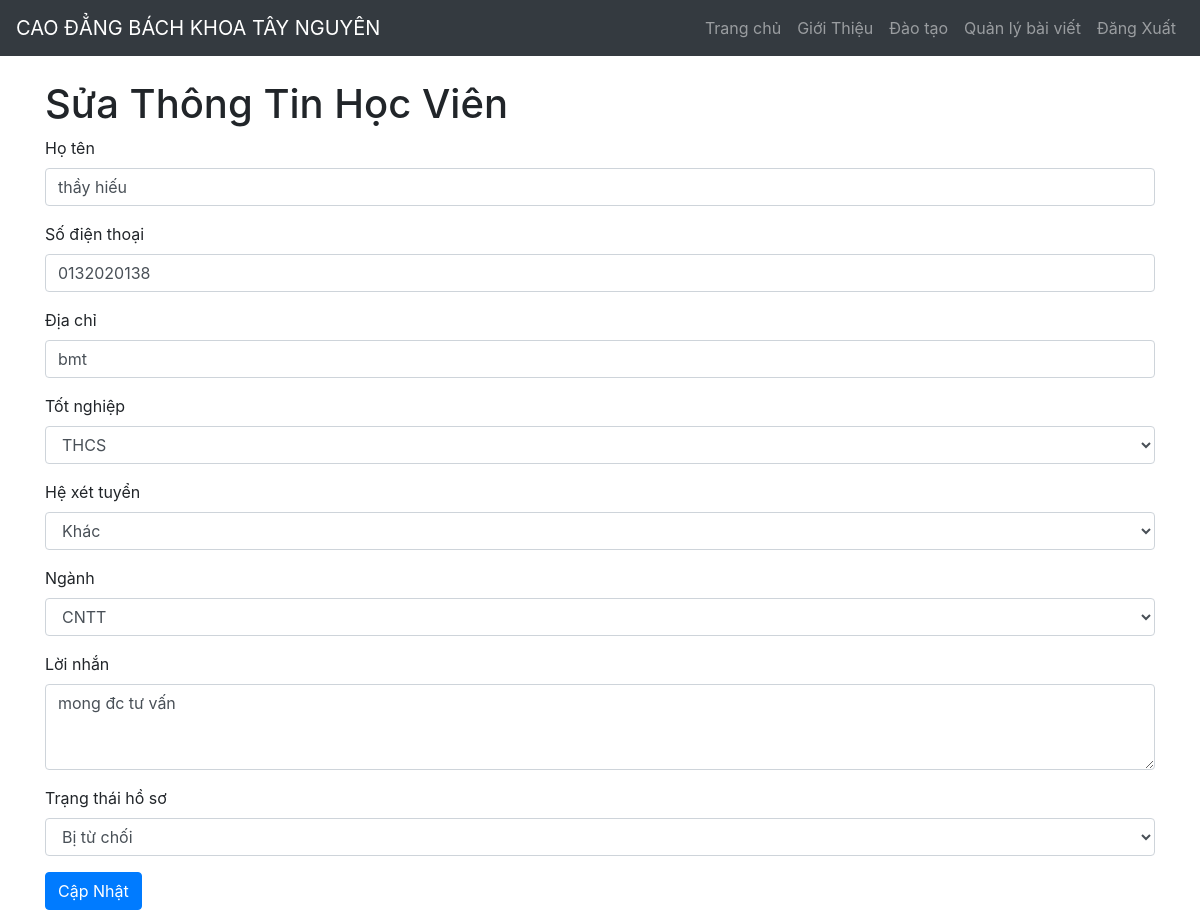
The app's page /edit.php?id=50 with its own data.
### tables this page shows
CREATE TABLE `students` (
  `id` int(11) NOT NULL,
  `full_name` varchar(100) NOT NULL,
  `phone` varchar(10) NOT NULL,
  `address` varchar(255) NOT NULL,
  `graduation_status` enum('THCS','THPT','Nghề') NOT NULL,
  `admission_type` enum('Trung Cấp','Cao Đẳng','Khác') NOT NULL,
  `major` enum('CNTT','Dược','Thú Y') NOT NULL,
  `message` text DEFAULT NULL,
  `created_at` timestamp NOT NULL DEFAULT current_timestamp(),
  `status` enum('Đang chờ xử lý','Đã phê duyệt','Bị từ chối') DEFAULT 'Đang chờ xử lý'
);

### edit.php (the view, shortened to what this page needs)
<?php
require 'db.php';
$majors = ['CNTT', 'Dược', 'Thú y'];
$admission_types = ['Trung Cấp', 'Cao Đẳng', 'Khác'];
$graduation_statuses = ['THCS', 'THPT', 'Nghề'];
if ($_SERVER['REQUEST_METHOD'] != 'POST') {
    $id = $_GET['id'];
    $sql = "SELECT * FROM students WHERE id=$id";
    $result = $conn->query($sql);
    $row = $result->fetch_assoc();
}
?>
<!DOCTYPE html>
<html lang="vi">
<head>
    <link rel="stylesheet" href="https://stackpath.bootstrapcdn.com/bootstrap/4.5.2/css/bootstrap.min.css">
</head>
<body>
    <nav class="navbar navbar-expand-lg navbar-dark bg-dark">
        <a class="navbar-brand" href="index.php">CAO ĐẲNG BÁCH KHOA TÂY NGUYÊN</a>
        <div class="collapse navbar-collapse" id="navbarNav">
            <ul class="navbar-nav ml-auto">
            <li class="nav-item">
                        <a class="nav-link" href="login.html">Trang chủ</a>
                        </li>
                    <li class="nav-item">
                        <a class="nav-link" href="#">Giới Thiệu</a>
                    </li>
                    <li class="nav-item">
                        <a class="nav-link" href="#">Đào tạo </a>
                    </li>
                    <li class="nav-item">
                        <a class="nav-link" href="#">Quản lý bài viết</a>
                    </li>
                    <a class="nav-link" href="logout.php">Đăng Xuất</a>
            </ul>
        </div>
    </nav>
    <div class="container mt-4">
        <h1>Sửa Thông Tin Học Viên</h1>
        <?php if ($_SERVER['REQUEST_METHOD'] != 'POST'): ?>
        <form action="edit.php" method="post">
            <div class="form-group">
                <label for="full_name">Họ tên</label>
                <input type="text" id="full_name" name="full_name" class="form-control" value="<?php echo htmlspecialchars($row['full_name'] ?? ''); ?>" required>
            </div>
            <div class="form-group">
                <label for="phone">Số điện thoại</label>
                <input type="text" id="phone" name="phone" class="form-control" value="<?php echo htmlspecialchars($row['phone'] ?? ''); ?>" required>
            </div>
            <div class="form-group">
                <label for="address">Địa chỉ</label>
                <input type="text" id="address" name="address" class="form-control" value="<?php echo htmlspecialchars($row['address'] ?? ''); ?>" required>
            </div>
            <div class="form-group">
                <label for="graduation_status">Tốt nghiệp</label>
                <select id="graduation_status" name="graduation_status" class="form-control" required>
                    <?php foreach ($graduation_statuses as $status): ?>
                        <option value="<?php echo htmlspecialchars($status); ?>" <?php if (($row['graduation_status'] ?? '') == $status) echo 'selected'; ?>>
                            <?php echo htmlspecialchars($status); ?>
                        </option>
                    <?php endforeach; ?>
                </select>
            </div>
            <div class="form-group">
                <label for="admission_type">Hệ xét tuyển</label>
                <select id="admission_type" name="admission_type" class="form-control" required>
                    <?php foreach ($admission_types as $type): ?>
                        <option value="<?php echo htmlspecialchars($type); ?>" <?php if (($row['admission_type'] ?? '') == $type) echo 'selected'; ?>>
                            <?php echo htmlspecialchars($type); ?>
                        </option>
                    <?php endforeach; ?>
                </select>
            </div>
            <div class="form-group">
                <label for="major">Ngành</label>
                <select id="major" name="major" class="form-control" required>
                    <?php foreach ($majors as $major_option): ?>
                        <option value="<?php echo htmlspecialchars($major_option); ?>" <?php if (($row['major'] ?? '') == $major_option) echo 'selected'; ?>>
                            <?php echo htmlspecialchars($major_option); ?>
                        </option>
                    <?php endforeach; ?>
                </select>
            </div>
            <div class="form-group">
                <label for="message">Lời nhắn</label>
                <textarea id="message" name="message" class="form-control" rows="3" required><?php echo htmlspecialchars($row['message'] ?? ''); ?></textarea>
            </div>
            <div class="form-group">
                <label for="status">Trạng thái hồ sơ</label>
                <select id="status" name="status" class="form-control" required>
                    <option value="Bị từ chối" <?php if (($row['status'] ?? '') == 'Bị từ chối') echo 'selected'; ?>>Bị từ chối</option>
                </select>
            </div>
            <button type="submit" class="btn btn-primary">Cập Nhật</button>
        </form>
        <?php endif; ?>
    </div>
</body>
</html>

### records on screen
students: full_name "thầy hiếu", phone "0132020138", address "bmt", graduation_status "THCS", admission_type "Khác", message "mong đc tư vấn", status "Bị từ chối"

### other values on screen
form field major "CNTT"
